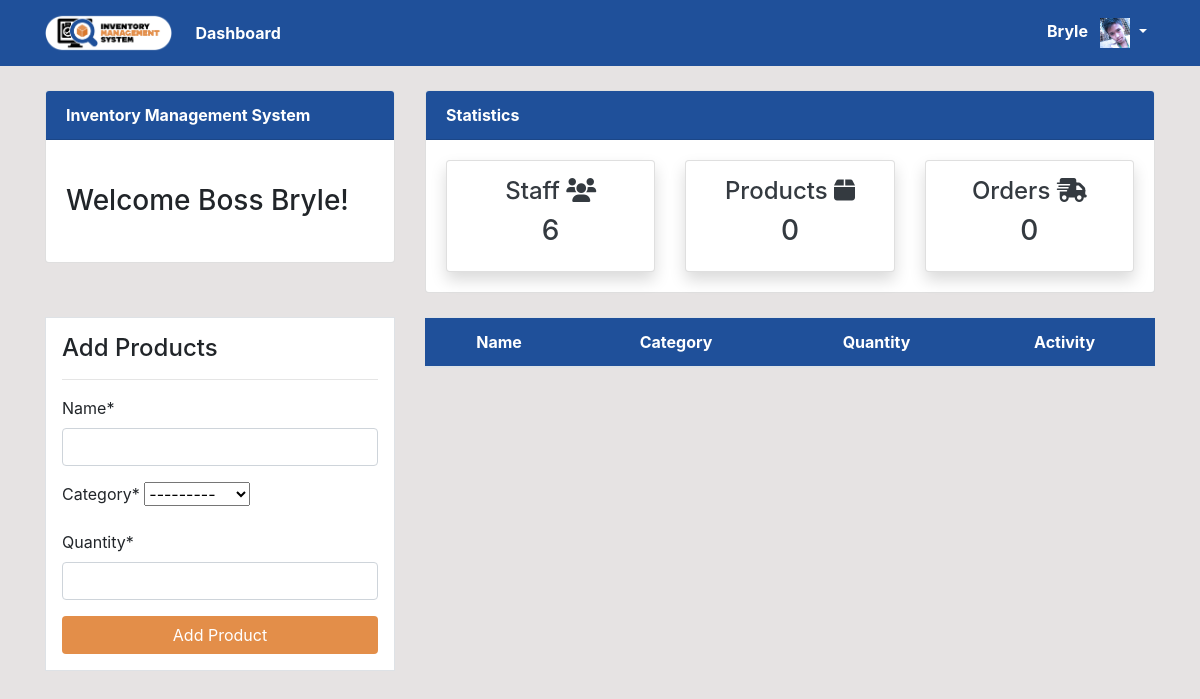
/product/ (signed in), run on an earlier commit of the app's database.
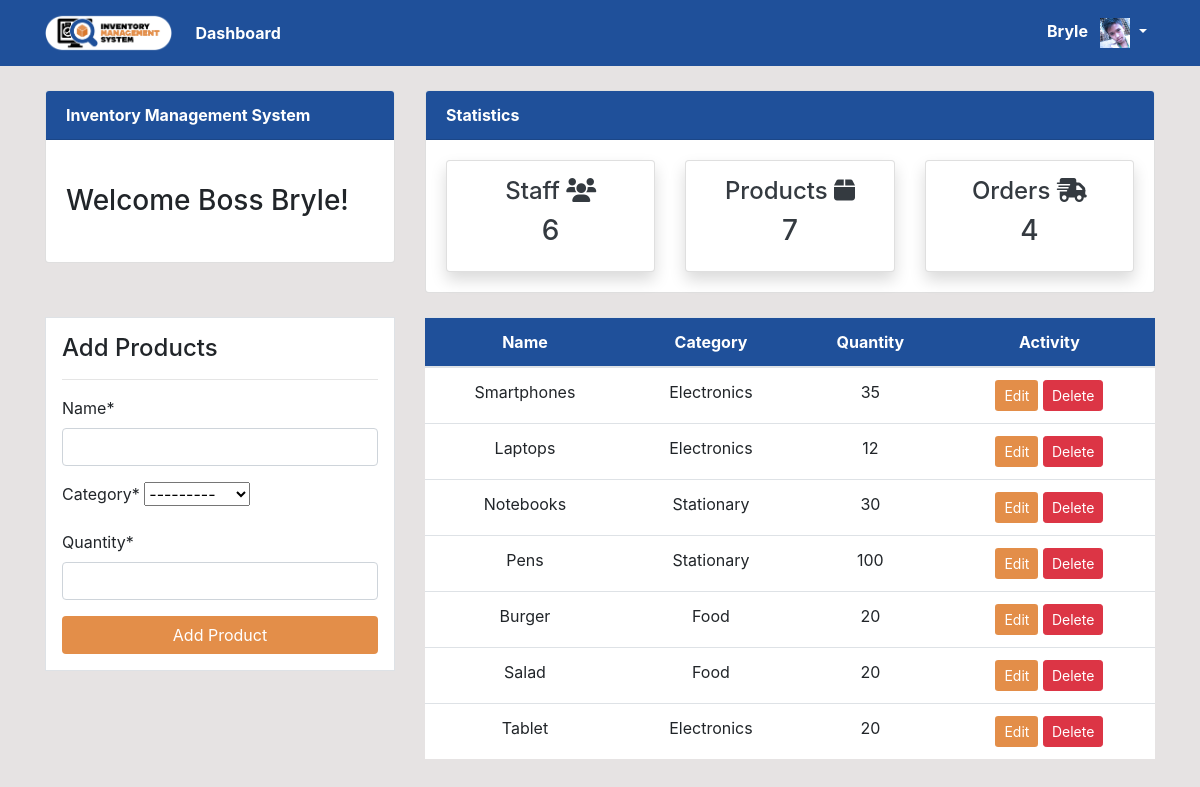
And on a later commit of the database.
### user/models.py (models this page shows, shortened)
class Profile(models.Model):
    staff = models.OneToOneField(User, on_delete=models.CASCADE, null=True)
    address = models.CharField(max_length=200, null=True)
    phone = models.CharField(max_length=20, null=True)
    image = models.ImageField(default='avatar.jpg',upload_to='Profile_Images')

### dashboard/models.py (models this page shows, shortened)
class Product(models.Model):
    name = models.CharField(max_length=100, null=True)
    category = models.CharField(max_length=50, choices=CATEGORY, null=True)
    quantity = models.PositiveIntegerField(null=True)
    class Meta:
        verbose_name_plural = 'Products'

### dashboard/views.py (the view)
# urls.py: path('product/', views.product, name='dashboard-product'),
@login_required
def product(request):
    items = Product.objects.all() #Using ORM
    product_count = items.count()
    workers_count = User.objects.all().count()
    orders_count = Order.objects.all().count()
    if request.method =='POST':
        form = ProductForm(request.POST)
        if form.is_valid():
            form.save()
            product_name = form.cleaned_data.get('name')
            messages.success(request, f'{product_name} has been added')
            return redirect('dashboard-product')
    else:
        form = ProductForm()
    context={
        'items': items,
        'form': form,
        'workers_count': workers_count,
        'orders_count': orders_count,
        'product_count' : product_count
    }
    return render(request, 'dashboard/product.html', context)

### dashboard/forms.py
class ProductForm(forms.ModelForm):
    class Meta:
        model = Product
        fields = ['name', 'category', 'quantity']

### templates/dashboard/product.html (shortened to what this page needs)
{% extends 'partials/base.html' %}
{% load crispy_forms_tags %}
{% block content %}
{% include 'partials/topnav.html' %}
<div class="container">
    <div class="row my-4">
        <div class="col-md-4">
            <div class="border bg-white p-3">
                <h4>Add Products</h4>
                <hr>
                <form method="POST">
                    {{ form|crispy }}
                    <input class="btn text-white btn-block" style="background-color: #E38E49;" type="submit" value="Add Product">
                </form>
            </div>
        </div>
        <div class="col-md-8">
            <table class="table bg-white">
                <thead style="background-color: #1F509A;">
                    <tr class="text-white">
                        <th scope="col" class="text-center">Name</th>
                        <th scope="col" class="text-center">Category</th>
                        <th scope="col" class="text-center">Quantity</th>
                        <th scope="col" class="text-center">Activity</th>
                    </tr>
                </thead>
                <tbody>
                    {% for item in items %}
                    <tr>
                        <td class="text-center">{{ item.name }}</td>
                        <td class="text-center">{{item.category}}</td>
                        <td class="text-center">{{item.quantity}}</td>
                        <td class="text-center">
                            <a class="btn text-white btn-sm" href="{% url 'dashboard-product-update' item.id%}" style="background-color: #E38E49;">Edit</a>
                            <a class="btn btn-danger btn-sm" href="{% url 'dashboard-product-delete' item.id%}">Delete</a>
                        </td>
                    </tr>
                    {% endfor %}
                </tbody>
            </table>
        </div>
    </div>
</div>
{% endblock %}

### templates/partials/base.html (shortened to what this page needs)
{% load static %}
<!doctype html>
<html lang="en">
  <head>
    <link rel="stylesheet" href="https://cdn.jsdelivr.net/npm/bootstrap@4.6.2/dist/css/bootstrap.min.css">
    <link rel="stylesheet" href="https://cdnjs.cloudflare.com/ajax/libs/font-awesome/6.0.0-beta3/css/all.min.css">
     <link rel="stylesheet" href="{% static '/style.css' %}">
  </head>
  <body>
      {% if user.is_authenticated %}
        {% include 'partials/nav.html' %}
      {% endif %}
       {% block content %}
       {% endblock %}
  </body>
</html>

### templates/partials/nav.html (shortened to what this page needs)
{% load static %}
<nav class="navbar navbar-expand-lg" style="background-color: #1F509A;">
    <div class="container">
        <a class="navbar-brand" href="{% url 'dashboard-index' %}">
            <img src="{% static 'images/Logo2.png' %}" alt="Eyyyable Logo" style="max-height: 40px;">
        </a>
        <div class="collapse navbar-collapse" id="navbarSupportedContent">
            <ul class="navbar-nav mr-auto">
                <li class="nav-item active">
                    <a class="nav-link text-white font-weight-bold">Dashboard <span class="sr-only">(current)</span></a>
                </li>
            </ul>
            <ul class="navbar-nav ms-auto d-flex align-items-center">
                <li class="nav-item dropdown">
                    <a class="nav-link dropdown-toggle text-white" href="#" id="navbarDropdown" role="button" data-toggle="dropdown" aria-haspopup="true" aria-expanded="false">
                        <span class="mr-2"><strong>{{ user.username }}</strong></span>
                        <img src="{{ user.profile.image.url }}" alt="" style="width: 30px; height: 30px;">
                    </a>
                </li>
            </ul>
        </div>
    </div>
</nav>

### templates/partials/topnav.html
<div class="container">
    <div class="row mt-4">
        <div class="col-md-4">
            <div class="card">
                <div class="card-header text-white" style="background-color: #1F509A;">
                    <strong> Inventory Management System </strong>
                </div>
                <div class="card-body">
                    <marquee behavior="" direction="">
                        <h3 class="my-4">Welcome Boss {{ user.username }}!</h3>
                    </marquee>
                </div>
            </div>
        </div>
        <div class="col-md-8">
            <div class="card">
                <div class="card-header text-white" style="background-color: #1F509A;">
                    <strong> Statistics </strong>
                </div>
                <div class="card-body">
                    <div class="row">
                        <div class="col-md-4">
                            <a class="text-decoration-none text-dark" href="{% url 'dashboard-staff' %}">
                                <div class="card my-card shadow text-center p-3">
                                    <h4>Staff <i class="fas fa-users"></i></h4>
                                    <h3>{{ workers_count }}</h3>
                                </div>
                            </a>
                        </div>
                        <div class="col-md-4">
                            <a class="text-decoration-none text-dark" href="{% url 'dashboard-product' %}">
                                <div class="card my-card shadow text-center p-3">
                                    <h4>Products <i class="fas fa-box"></i></h4>
                                    <h3>{{ product_count }}</h3>
                                </div>
                            </a>
                        </div>
                        <div class="col-md-4">
                            <a class="text-decoration-none text-dark" href="{% url 'dashboard-order' %}">
                                <div class="card my-card shadow text-center p-3">
                                    <h4>Orders <i class="fas fa-shipping-fast"></i></h4>
                                    <h3>{{ orders_count }}</h3>
                                </div>
                            </a>
                        </div>
                    </div>
                </div>
            </div>
        </div>
    </div>
</div>

### static/style.css (style rules this page uses)
body { background: rgb(230, 227, 227); }

What changed in the data, as far as the page shows it:
added Product: name "Smartphones", category "Electronics", quantity "35"
added Product: name "Laptops", category "Electronics", quantity "12"
added Product: name "Notebooks", category "Stationary", quantity "30"
added Product: name "Pens", category "Stationary", quantity "100"
added Product: name "Burger", category "Food", quantity "20"
added Product: name "Salad", category "Food", quantity "20"
added Product: name "Tablet", category "Electronics", quantity "20"
Also different on the page:
{{ product_count }}: "0" → "7"
{{ orders_count }}: "0" → "4"
